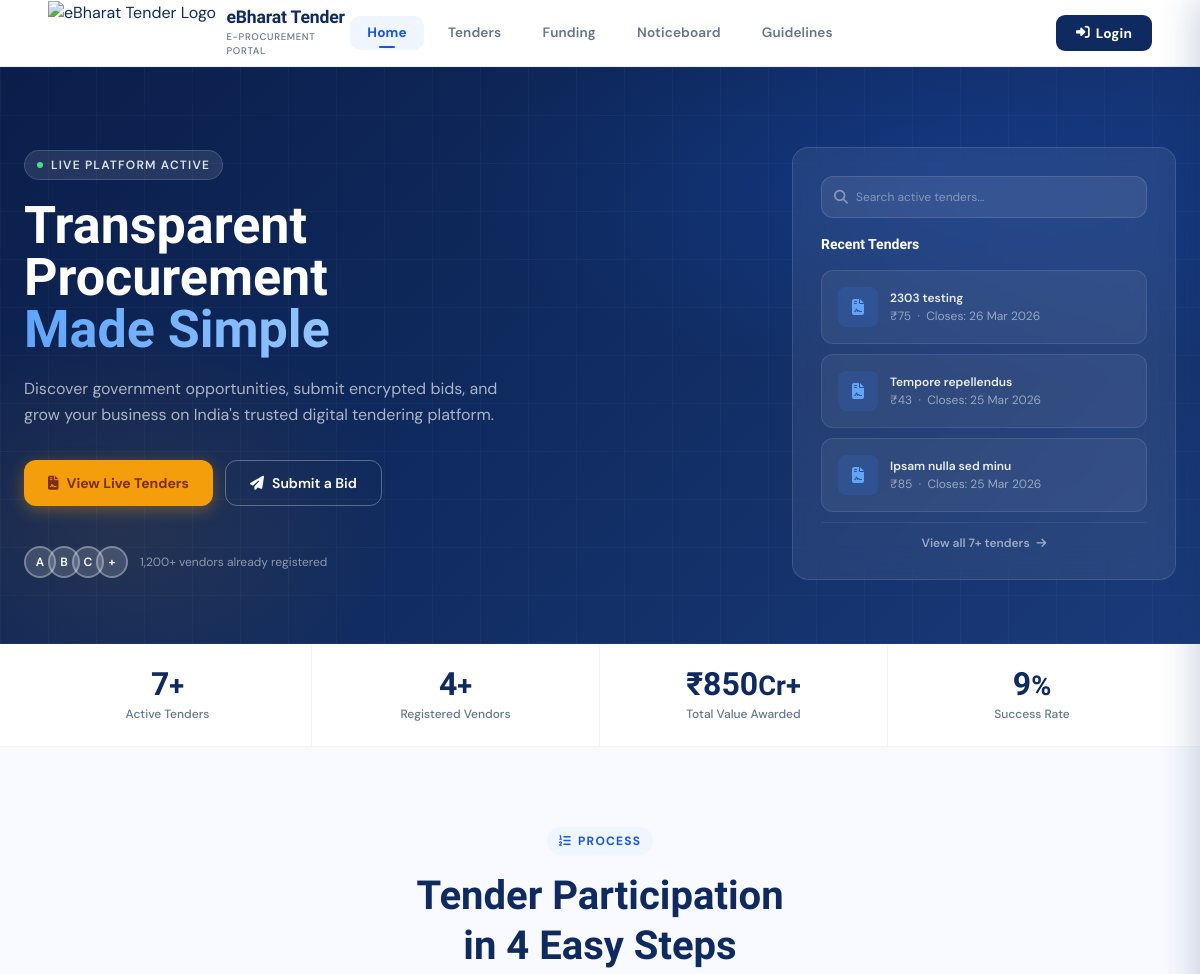
Before: / (upper part) with the older database file.
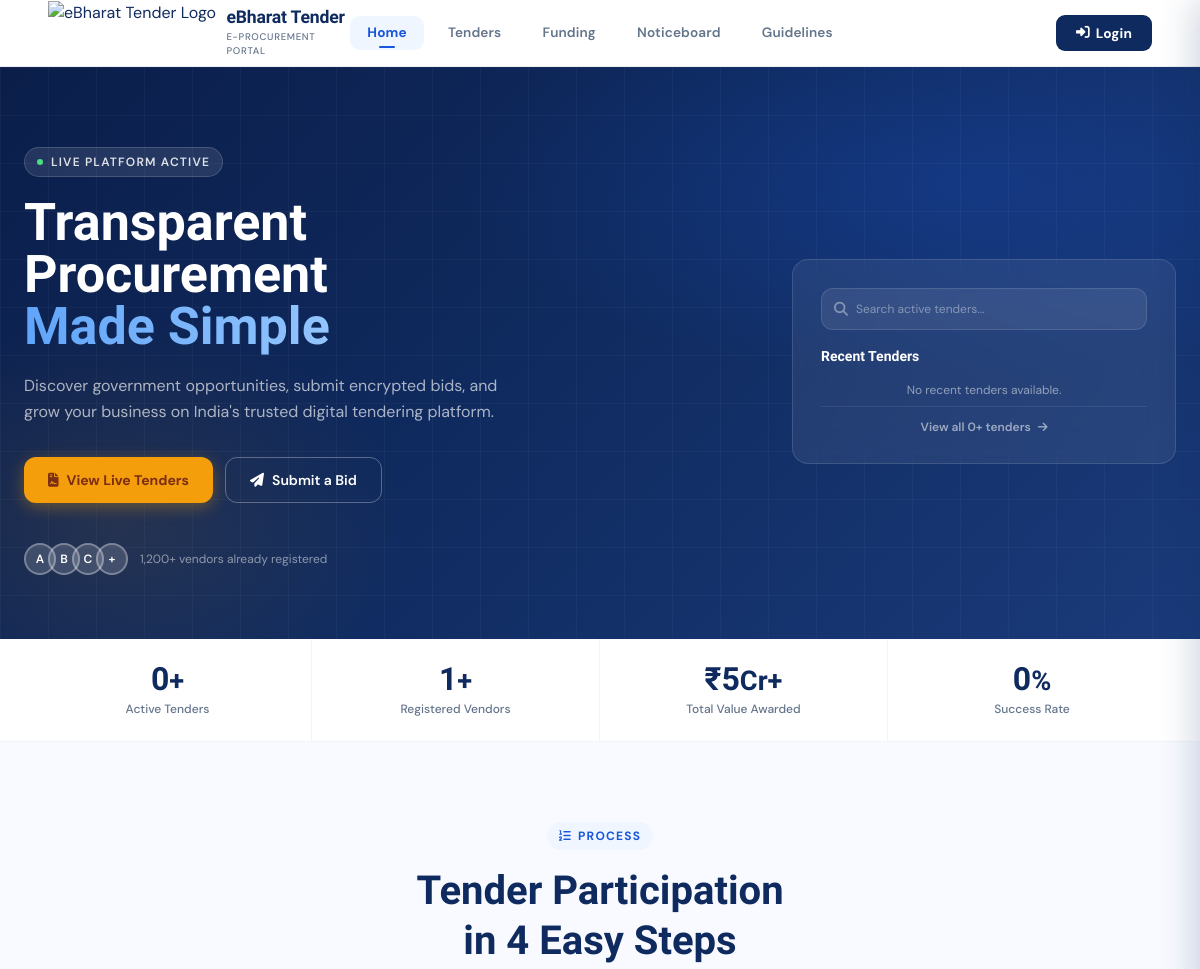
After: the same page with the newer database file.
### tenders/models.py (models this page shows, shortened)
class Tenderss(models.Model):
    STATUS_CHOICES = (
        ('open', 'Open'),
        ('closed', 'Closed'),
        ('draft', 'Draft'),
        ('awarded', 'Awarded'),
    )
    title = models.CharField(max_length=255)
    department = models.CharField(max_length=255)
    category = models.CharField(max_length=100)
    description = models.TextField()
    estimated_value = models.DecimalField(max_digits=15, decimal_places=2)
    emd_amount = models.DecimalField(max_digits=15, decimal_places=2)
    publish_date = models.DateField()
    closing_date = models.DateField()
    pre_bid_meeting = models.DateTimeField(null=True, blank=True)
    location = models.CharField(max_length=255)
    status = models.CharField(max_length=20, choices=STATUS_CHOICES, default='open')
    document = models.FileField(upload_to='tender_documents/')
    tender_id = models.CharField(max_length=50, unique=True, blank=True, null=True)
    created_by = models.ForeignKey(User, on_delete=models.CASCADE)
    created_at = models.DateTimeField(auto_now_add=True)

### public/views.py (the view)
# urls.py: path('', views.index, name='home'),
def index(request):
    open_tenders_count = Tenderss.objects.filter(status='open').count()
    total_val = Tenderss.objects.aggregate(total=Sum('estimated_value'))['total'] or 0
    total_value_cr = float(total_val) / 10000000
    total_applications = TenderApplication.objects.count()
    approved_applications = TenderApplication.objects.filter(status='approved').count()
    success_rate = 0
    if total_applications > 0:
        success_rate = (approved_applications / total_applications) * 100
    registered_vendors = UserProfile.objects.filter(role='bidder').count()
    recent_tenders = Tenderss.objects.filter(status='open').order_by('-created_at')[:3]
    context = {
        'open_tenders_count': open_tenders_count,
        'total_value_cr': round(total_value_cr, 2),
        'success_rate': round(success_rate, 1),
        'registered_vendors': registered_vendors,
        'recent_tenders': recent_tenders,
    }
    return render(request, 'index.html', context)

### accounts/context_processors.py (called while the page is built, shortened)
def notifications(request):
    return {
        'notifications': [],
        'unread_count': 0,
    }

### public/templates/index.html (shortened to what the changed rows need)
{% extends 'base.html' %}
{% load static %}
{% block content %}
<section class="relative overflow-hidden px-6 pt-20"
         style="background: linear-gradient(135deg, #0b1e4a 0%, #0f2a5e 45%, #1a3a7a 100%);">
  <div class="relative max-w-7xl mx-auto grid grid-cols-1 lg:grid-cols-2 gap-12 items-center pb-16">
    <div>
      <h1 class="font-sora text-4xl lg:text-5xl font-extrabold text-white leading-tight mb-5"
          style="font-size: clamp(2rem, 5vw, 3.25rem);">
        Transparent<br>
        Procurement<br>
        <em class="not-italic text-gradient-blue">Made Simple</em>
      </h1>
    </div>
    <div class="hidden lg:block">
      <div class="ml-auto max-w-sm rounded-2xl p-7"
           style="background:rgba(255,255,255,0.07);backdrop-filter:blur(16px);border:1px solid rgba(255,255,255,0.12);">
        <form action="/tenders/" method="GET" class="flex items-center gap-2 rounded-xl px-3 py-2.5 mb-4"
             style="background:rgba(255,255,255,0.08);border:1px solid rgba(255,255,255,0.12);">
          <i class="fas fa-search text-sm shrink-0" style="color:rgba(255,255,255,0.4);"></i>
          <input type="text" name="search" placeholder="Search active tenders..." required
                 class="bg-transparent border-none outline-none placeholder:text-white/40 text-white text-xs w-full"
                 style="box-shadow:none;">
        </form>
        <p class="font-sora font-bold text-white text-sm mb-4">Recent Tenders</p>
        {% for tender in recent_tenders %}
        <div class="flex items-center gap-3 rounded-xl p-4 mb-2.5"
             style="background:rgba(255,255,255,0.06);border:1px solid rgba(255,255,255,0.1);">
          <div class="w-10 h-10 rounded-lg flex items-center justify-center shrink-0"
               style="background:rgba(59,130,246,0.15);">
            <i class="fas fa-file-contract" style="color:#60a5fa;"></i>
          </div>
          <div>
            <p class="text-xs font-semibold mb-0.5" style="color:rgba(255,255,255,0.9);">{{ tender.title|truncatechars:35 }}</p>
            <p class="text-xs" style="color:rgba(255,255,255,0.5);">₹{{ tender.estimated_value|floatformat:0 }} &nbsp;·&nbsp; Closes: {{ tender.closing_date|date:"d M Y" }}</p>
          </div>
        </div>
        {% empty %}
        <p class="text-xs text-center" style="color:rgba(255,255,255,0.5);">No recent tenders available.</p>
        {% endfor %}
        <a href="/tenders/"
           class="block text-center no-underline mt-2 pt-3 text-xs font-semibold"
           style="color:rgba(255,255,255,0.55);border-top:1px solid rgba(255,255,255,0.08);">
          View all {{ open_tenders_count }}+ tenders <i class="fas fa-arrow-right ml-1" style="font-size:0.7rem;"></i>
        </a>
      </div>
    </div>
  </div>
</section>
<div class="bg-white border-b border-slate-100" style="box-shadow:0 4px 24px rgba(0,0,0,0.06);">
  <div class="max-w-7xl mx-auto px-6 grid grid-cols-2 md:grid-cols-4">
    <div class="relative stat-item-hover py-6 px-5 text-center border-r border-slate-100">
      <div class="font-sora font-extrabold leading-none mb-1.5" style="font-size:clamp(1.5rem,3vw,2rem);color:var(--navy);">
        {{ open_tenders_count }}<span class="text-blue-500" style="font-size:0.85em;">+</span>
      </div>
      <div class="text-xs font-medium" style="color:var(--muted);">Active Tenders</div>
    </div>
    <div class="relative stat-item-hover py-6 px-5 text-center border-r border-slate-100">
      <div class="font-sora font-extrabold leading-none mb-1.5" style="font-size:clamp(1.5rem,3vw,2rem);color:var(--navy);">
        {{ registered_vendors }}<span class="text-blue-500" style="font-size:0.85em;">+</span>
      </div>
      <div class="text-xs font-medium" style="color:var(--muted);">Registered Vendors</div>
    </div>
    <div class="relative stat-item-hover py-6 px-5 text-center border-r border-slate-100">
      <div class="font-sora font-extrabold leading-none mb-1.5" style="font-size:clamp(1.5rem,3vw,2rem);color:var(--navy);">
        ₹{{ total_value_cr|floatformat:0 }}<span class="text-blue-500" style="font-size:0.85em;">Cr+</span>
      </div>
      <div class="text-xs font-medium" style="color:var(--muted);">Total Value Awarded</div>
    </div>
    <div class="relative stat-item-hover py-6 px-5 text-center">
      <div class="font-sora font-extrabold leading-none mb-1.5" style="font-size:clamp(1.5rem,3vw,2rem);color:var(--navy);">
        {{ success_rate|floatformat:0 }}<span class="text-blue-500" style="font-size:0.85em;">%</span>
      </div>
      <div class="text-xs font-medium" style="color:var(--muted);">Success Rate</div>
    </div>
  </div>
</div>
<section class="py-20 px-6" style="background:var(--surface);">
  <div class="max-w-7xl mx-auto">
    <div class="text-center max-w-2xl mx-auto mb-14">
      <h2 class="font-sora font-extrabold leading-tight mb-3" style="font-size:clamp(1.75rem,4vw,2.5rem);color:var(--navy);">
        Tender Participation<br>in 4 Easy Steps
      </h2>
    </div>
  </div>
</section>
{% endblock %}

Changed rows visible on the page:
removed Tenderss: title "2303 testing", estimated_value "75", closing_date "26 Mar 2026"
removed Tenderss: title "Tempore repellendus", estimated_value "43", closing_date "25 Mar 2026"
removed Tenderss: title "Ipsam nulla sed minu", estimated_value "85", closing_date "25 Mar 2026"
Other visible differences:
{{ open_tenders_count }}: "7" → "0"
{{ registered_vendors }}: "4" → "1"
{{ total_value_cr|floatformat:0 }}: "850" → "5"
{{ success_rate|floatformat:0 }}: "9" → "0"
text now shown: "No recent tenders available."
